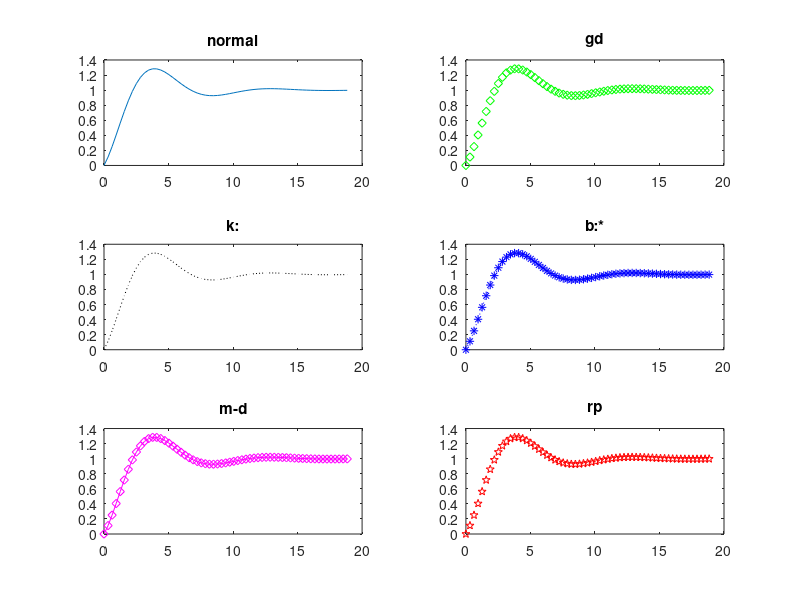

Write MATLAB code to recreate this figure.
t = 0:pi/10:6*pi;
y = 1-exp(-0.3*t).*cos(0.7*t);
figure
subplot(3,2,1),plot(t,y);title('normal');
subplot(3,2,2),plot(t,y,'gd');title('gd')
subplot(3,2,3),plot(t,y,'k:');title('k:');
subplot(3,2,4),plot(t,y,'b:*');title('b:*');
subplot(3,2,5),plot(t,y,'m-d');title('m-d');
subplot(3,2,6),plot(t,y,'rp');title('rp');